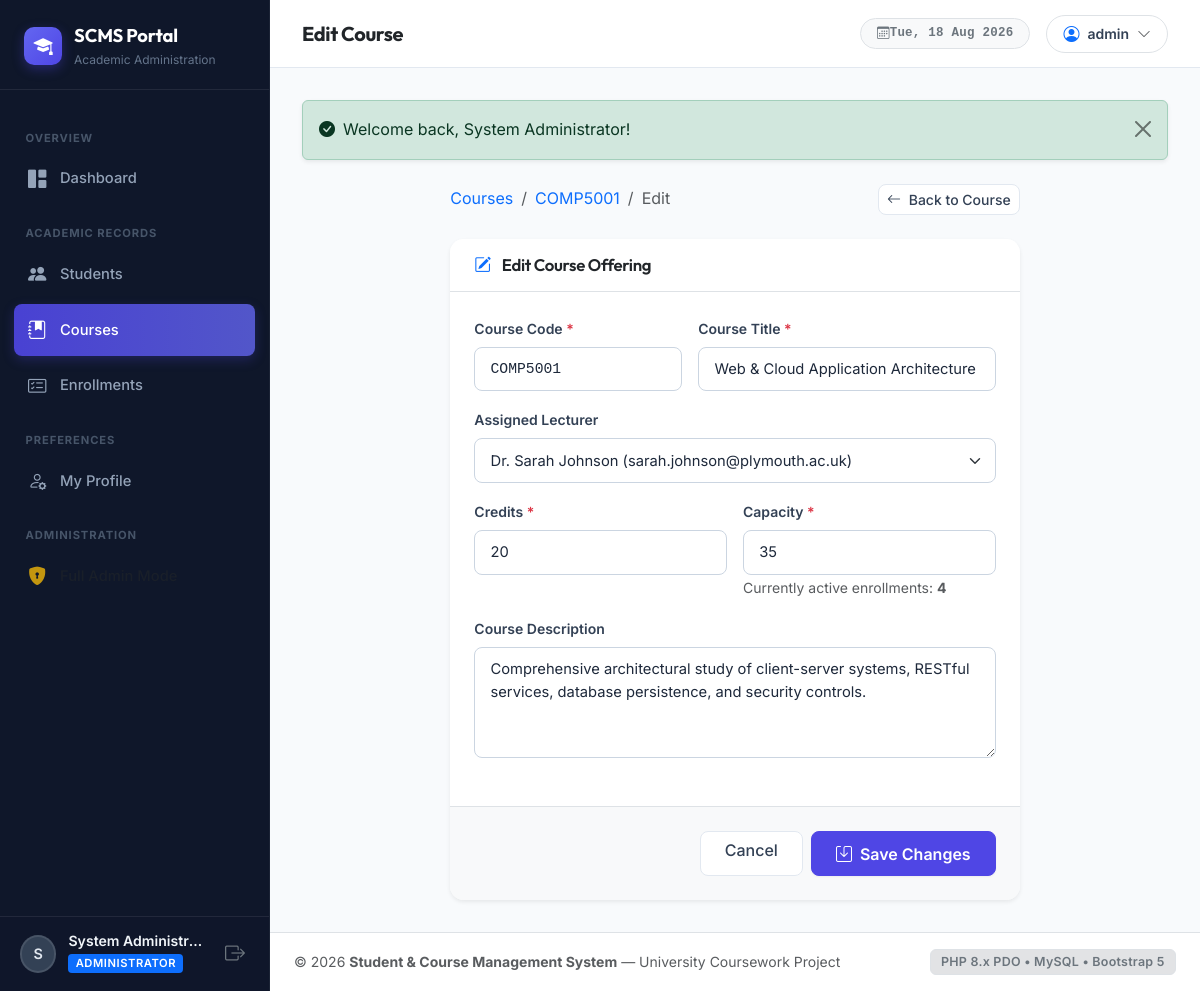
/courses/edit.php?id=1 (signed in), run on the app's committed database.
### tables this page shows
CREATE TABLE IF NOT EXISTS courses (
    id INT AUTO_INCREMENT PRIMARY KEY,
    course_code VARCHAR(20) NOT NULL UNIQUE,
    course_name VARCHAR(100) NOT NULL,
    description TEXT NULL,
    credits INT NOT NULL DEFAULT 3,
    capacity INT NOT NULL DEFAULT 30,
    lecturer_id INT NULL,
    created_at TIMESTAMP DEFAULT CURRENT_TIMESTAMP,
    updated_at TIMESTAMP DEFAULT CURRENT_TIMESTAMP ON UPDATE CURRENT_TIMESTAMP,
    INDEX idx_course_lecturer (lecturer_id),
    CONSTRAINT fk_courses_lecturer FOREIGN KEY (lecturer_id) REFERENCES users(id) ON DELETE SET NULL
);

CREATE TABLE IF NOT EXISTS users (
    id INT AUTO_INCREMENT PRIMARY KEY,
    username VARCHAR(50) NOT NULL UNIQUE,
    password VARCHAR(255) NOT NULL,
    full_name VARCHAR(100) NOT NULL,
    email VARCHAR(100) NOT NULL UNIQUE,
    role ENUM('admin','lecturer') NOT NULL DEFAULT 'lecturer',
    created_at TIMESTAMP DEFAULT CURRENT_TIMESTAMP
);

### includes/auth.php (called while the page is built, shortened)
<?php
function get_app_url(string $path = ''): string {
    $script_name = str_replace('\\', '/', $_SERVER['SCRIPT_NAME'] ?? '');
    $script_dir = dirname($script_name);
    $subdirs = ['/students', '/courses', '/enrollments', '/auth', '/config', '/includes'];
    foreach ($subdirs as $dir) {
        if (str_ends_with($script_dir, $dir)) {
            $script_dir = substr($script_dir, 0, -strlen($dir));
            break;
        }
    }
    $base = rtrim($script_dir, '/');
    return ($base === '' ? '' : $base) . '/' . ltrim($path, '/');
}

### courses/edit.php (the view, shortened to what this page needs)
<?php
require_once __DIR__ . '/../includes/header.php';
$pdo = get_db();
$errors = [];
$id = (int)($_GET['id'] ?? $_POST['id'] ?? 0);
$stmt = $pdo->prepare("SELECT * FROM courses WHERE id = :id LIMIT 1");
$stmt->execute([':id' => $id]);
$course = $stmt->fetch();
$enr_count_stmt = $pdo->prepare("SELECT COUNT(*) FROM enrollments WHERE course_id = :id AND status = 'enrolled'");
$enr_count_stmt->execute([':id' => $id]);
$current_active_enrolled = (int)$enr_count_stmt->fetchColumn();
$lecturers = $pdo->query("SELECT id, full_name, email FROM users WHERE role = 'lecturer' ORDER BY full_name ASC")->fetchAll();
$formData = $course;
?>
<div class="row justify-content-center">
    <div class="col-12 col-xl-8">
        <div class="d-flex align-items-center justify-content-between mb-4">
            <nav aria-label="breadcrumb">
                <ol class="breadcrumb mb-0">
                    <li class="breadcrumb-item"><a href="<?= e(get_app_url('courses/list.php')) ?>" class="text-decoration-none">Courses</a></li>
                    <li class="breadcrumb-item"><a href="<?= e(get_app_url('courses/view.php?id=' . $id)) ?>" class="text-decoration-none"><?= e($course['course_code']) ?></a></li>
                    <li class="breadcrumb-item active" aria-current="page">Edit</li>
                </ol>
            </nav>
            <a href="<?= e(get_app_url('courses/view.php?id=' . $id)) ?>" class="btn btn-sm btn-light">
                <i class="bi bi-arrow-left me-1"></i> Back to Course
            </a>
        </div>
        <div class="card shadow-sm border-0">
            <div class="card-header bg-white border-bottom py-3">
                <h5 class="card-header-title text-dark">
                    <i class="bi bi-pencil-square text-primary me-2"></i> Edit Course Offering
                </h5>
            </div>
            <form method="POST" action="<?= e($_SERVER['PHP_SELF'] . '?id=' . $id) ?>" novalidate>
                <div class="card-body p-4">
                    <div class="row g-3 mb-4">
                        <div class="col-md-5">
                            <label for="course_code" class="form-label">Course Code <span class="text-danger">*</span></label>
                            <input type="text"
                                   class="form-control font-monospace <?= isset($errors['Course Code']) || isset($errors['course_code']) ? 'is-invalid' : '' ?>"
                                   id="course_code"
                                   name="course_code"
                                   value="<?= e($formData['course_code']) ?>"
                                   required>
                        </div>
                        <div class="col-md-7">
                            <label for="course_name" class="form-label">Course Title <span class="text-danger">*</span></label>
                            <input type="text"
                                   class="form-control <?= isset($errors['Course Name']) ? 'is-invalid' : '' ?>"
                                   id="course_name"
                                   name="course_name"
                                   value="<?= e($formData['course_name']) ?>"
                                   required>
                        </div>
                        <div class="col-md-12">
                            <label for="lecturer_id" class="form-label">Assigned Lecturer</label>
                            <select name="lecturer_id" id="lecturer_id" class="form-select">
                                <?php foreach ($lecturers as $lec): ?>
                                    <option value="<?= $lec['id'] ?>" <?= (string)$formData['lecturer_id'] === (string)$lec['id'] ? 'selected' : '' ?>>
                                        <?= e($lec['full_name']) ?> (<?= e($lec['email']) ?>)
                                    </option>
                                <?php endforeach; ?>
                            </select>
                        </div>
                        <div class="col-md-6">
                            <label for="credits" class="form-label">Credits <span class="text-danger">*</span></label>
                            <input type="number"
                                   class="form-control <?= isset($errors['Credits']) ? 'is-invalid' : '' ?>"
                                   id="credits"
                                   name="credits"
                                   min="1"
                                   max="120"
                                   value="<?= e($formData['credits']) ?>"
                                   required>
                        </div>
                        <div class="col-md-6">
                            <label for="capacity" class="form-label">Capacity <span class="text-danger">*</span></label>
                            <input type="number"
                                   class="form-control <?= isset($errors['Capacity']) || isset($errors['capacity']) ? 'is-invalid' : '' ?>"
                                   id="capacity"
                                   name="capacity"
                                   min="1"
                                   max="500"
                                   value="<?= e($formData['capacity']) ?>"
                                   required>
                            <?php if (isset($errors['Capacity']) || isset($errors['capacity'])): ?>
                                <div class="invalid-feedback d-block"><?= e($errors['Capacity'] ?? $errors['capacity']) ?></div>
                            <?php else: ?>
                                <small class="text-muted">Currently active enrollments: <strong><?= $current_active_enrolled ?></strong></small>
                            <?php endif; ?>
                        </div>
                        <div class="col-12">
                            <label for="description" class="form-label">Course Description</label>
                            <textarea class="form-control"
                                      id="description"
                                      name="description"
                                      rows="4"><?= e($formData['description']) ?></textarea>
                        </div>
                    </div>
                </div>
                <div class="card-footer bg-light border-top p-4 d-flex justify-content-end gap-2">
                    <a href="<?= e(get_app_url('courses/view.php?id=' . $id)) ?>" class="btn btn-light px-4">Cancel</a>
                    <button type="submit" class="btn btn-primary px-4 fw-semibold">
                        <i class="bi bi-save me-1"></i> Save Changes
                    </button>
                </div>
            </form>
        </div>
    </div>
</div>
<?php require_once __DIR__ . '/../includes/footer.php'; ?>

### assets/css/style.css (style rules this page uses)
:root { --font-sans: 'Inter', -apple-system, BlinkMacSystemFont, 'Segoe UI', Roboto, sans-serif; --font-heading: 'Outfit', var(--font-sans); --primary: #4f46e5; --primary-hover: #4338ca; --primary-light: #eef2ff; --primary-glow: rgba(79, 70, 229, 0.15); --secondary: #64748b; --secondary-light: #f1f5f9; --success: #10b981; --success-light: #ecfdf5; --warning: #f59e0b; --warning-light: #fffbeb; --danger: #ef4444; --danger-light: #fef2f2; --info: #0ea5e9; --info-light: #f0f9ff; --bg-body: #f8fafc; --bg-surface: #ffffff; --bg-sidebar: #0f172a; --bg-sidebar-hover: #1e293b; --bg-sidebar-active: #334155; --border-color: #e2e8f0; --border-color-subtle: #f1f5f9; --text-main: #1e293b; --text-muted: #64748b; --text-heading: #0f172a; --shadow-xs: 0 1px 2px 0 rgba(0, 0, 0, 0.05); --shadow-sm: 0 1px 3px 0 rgba(0, 0, 0, 0.08), 0 1px 2px -1px rgba(0, 0, 0, 0.08); --shadow-md: 0 4px 6px -1px rgba(0, 0, 0, 0.08), 0 2px 4px -2px rgba(0, 0, 0, 0.06); --shadow-lg: 0 10px 15px -3px rgba(0, 0, 0, 0.08), 0 4px 6px -4px rgba(0, 0, 0, 0.04); --shadow-xl: 0 20px 25px -5px rgba(0, 0, 0, 0.1), 0 8px 10px -6px rgba(0, 0, 0, 0.06); --transition-fast: 0.15s cubic-bezier(0.4, 0, 0.2, 1); --transition-base: 0.25s cubic-bezier(0.4, 0, 0.2, 1); }
*, *::before, *::after { box-sizing: border-box; }
body { font-family: var(--font-sans); background-color: var(--bg-body); color: var(--text-main); line-height: 1.6; -webkit-font-smoothing: antialiased; min-height: 100vh; display: flex; flex-direction: column; }
h1, h2, h3, h4, h5, h6, .font-heading { font-family: var(--font-heading); color: var(--text-heading); letter-spacing: -0.02em; font-weight: 600; }
.card { background: var(--bg-surface); border: 1px solid var(--border-color); border-radius: 14px; box-shadow: var(--shadow-sm); transition: var(--transition-base); overflow: hidden; }
.card-header { background: transparent; border-bottom: 1px solid var(--border-color); padding: 1.25rem 1.5rem; display: flex; align-items: center; justify-content: space-between; }
.card-header-title { font-size: 1.05rem; font-weight: 600; margin: 0; }
.card-body { padding: 1.5rem; }
.form-label { font-size: 0.875rem; font-weight: 600; color: #334155; margin-bottom: 0.4rem; }
.form-control, .form-select { border: 1px solid #cbd5e1; border-radius: 8px; padding: 0.65rem 0.95rem; font-size: 0.92rem; color: var(--text-main); background-color: #ffffff; transition: var(--transition-fast); }
.btn-primary { background-color: var(--primary); border-color: var(--primary); font-weight: 500; padding: 0.6rem 1.25rem; border-radius: 8px; box-shadow: var(--shadow-xs); transition: var(--transition-fast); }
.btn-light { background: #ffffff; border: 1px solid var(--border-color); color: #334155; font-weight: 500; border-radius: 8px; }

### data on the page
courses: course_code "COMP5001", course_name "Web & Cloud Application Architecture", lecturer_id "Dr. Sarah Johnson (sarah.johnson@plymouth.ac.uk)", credits "20", capacity "35", description "Comprehensive architectural study of client-server systems, RESTful services, database persistence, and security controls."

### other printed values
substr($current_user['full_name'] ?? 'U', 0, 1) "S"
$current_user['full_name'] "System Administr…"
$page_title "Edit Course"
$current_user['username'] "admin"
$text "Welcome back, System Administrator!"
$current_active_enrolled "4"
